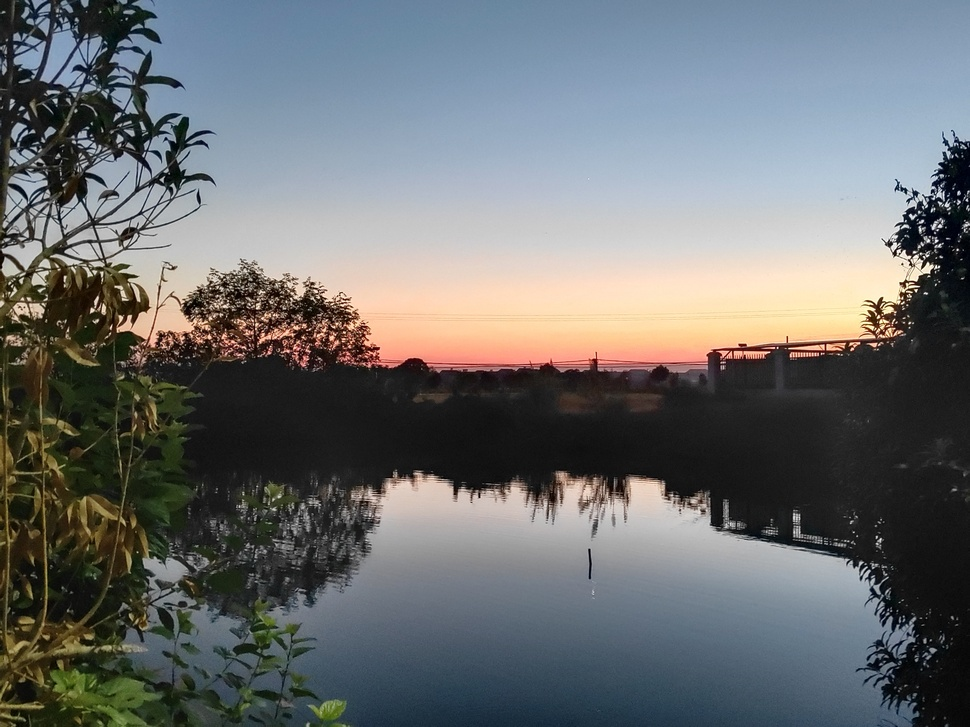
#> input picture 图像增强/图像增强3/IMG_20241004_183027(1).jpg, 970 x 727 px, shrunk from 4608 x 3456 before the run, given in place of ba7dd1afe95c58ce8e9cec84ce28b276.jpg, which was not available
$ python main.py
#> lines starting #> are read from the running program, lines starting #| are printed output that depends on the picture; after the words box and inside, x2 and y2 are one past the last pixel; in counts of white or black regions, pixels touching at a corner belong together; pictures that were not available may be replaced by others from this repository, and a replacement may not be noted
import cv2
import numpy as np
import matplotlib.pyplot as plt


# 灰度级切片函数
def gray_level_slicing(image, lower_bound, upper_bound):
    result = image.copy()
    result[(image >= lower_bound) & (image <= upper_bound)] = 255
    result[(image < lower_bound) | (image > upper_bound)] = 0
    return result


# 位平面切片函数
def bit_plane_slicing(image):
    bit_planes = []
    for i in range(8):
        bit_plane = np.bitwise_and(image, 2 ** i)
        bit_planes.append(bit_plane)
    return bit_planes


# 直方图统计函数
def histogram(image):
    hist = np.zeros(256)
    for i in range(image.shape[0]):
        for j in range(image.shape[1]):
            hist[image[i, j]] += 1
    return hist


# 直方图均衡化函数
def histogram_equalization(image):
    hist = histogram(image)
    cdf = hist.cumsum()
    cdf_normalized = cdf * hist.max() / cdf.max()
    image_equalized = np.interp(image.flatten(), np.arange(0, 256), cdf_normalized).reshape(image.shape)
    return image_equalized.astype(np.uint8)


# 均值滤波器函数
def mean_filter(image, kernel_size):
    kernel = np.ones((kernel_size, kernel_size), np.float32) / (kernel_size * kernel_size)
    filtered_image = cv2.filter2D(image, -1, kernel)
    return filtered_image


# 方框滤波器函数
def box_filter(image, kernel_size):
    filtered_image = cv2.boxFilter(image, -1, (kernel_size, kernel_size))
    return filtered_image


# 高斯滤波器函数
def gaussian_filter(image, kernel_size, sigma):
    filtered_image = cv2.GaussianBlur(image, (kernel_size, kernel_size), sigma)
    return filtered_image


# 读取灰度图像
image_path = 'ba7dd1afe95c58ce8e9cec84ce28b276.jpg'
image = cv2.imread(image_path, cv2.IMREAD_GRAYSCALE)
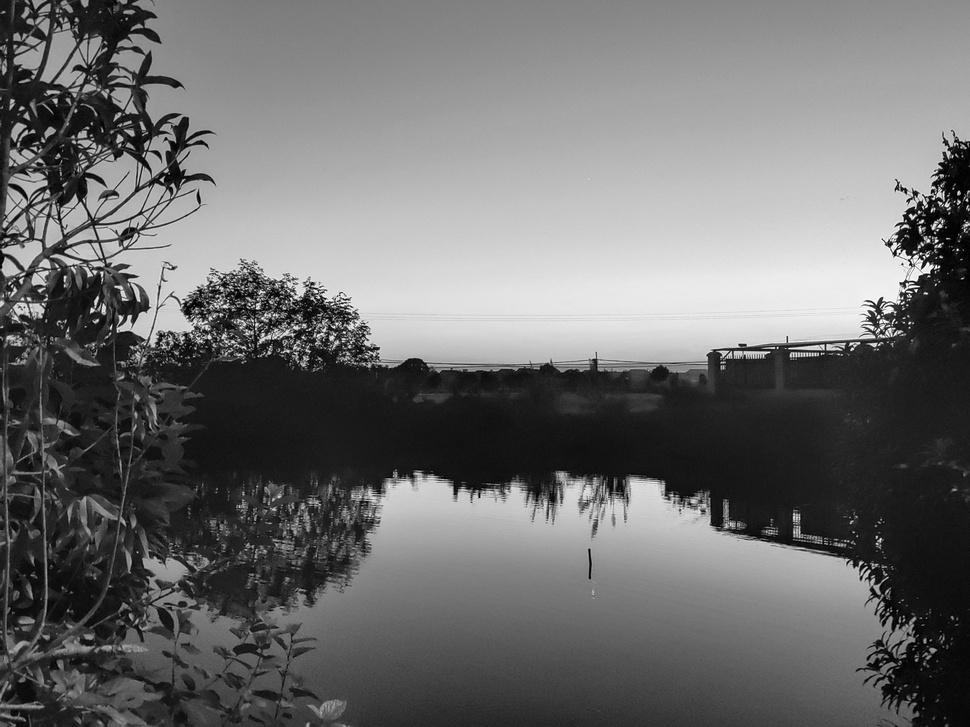
#> image: shape (727, 970); min 0, max 255, mean 109.9

while True:
    print("图像处理系统菜单：")
    print("1. 灰度级切片")
    print("2. 位平面切片")
    print("3. 显示原始图像直方图")
    print("4. 显示均衡化后图像直方图")
    print("5. 显示三种滤波器处理前后对比")
    print("6. 退出")
    choice = input("请输入你的选择：")
#> the answer given: 1
#> in gray_level_slicing, `result[(image >= lower_bound) & (image <= upper_bound)] = 255`:
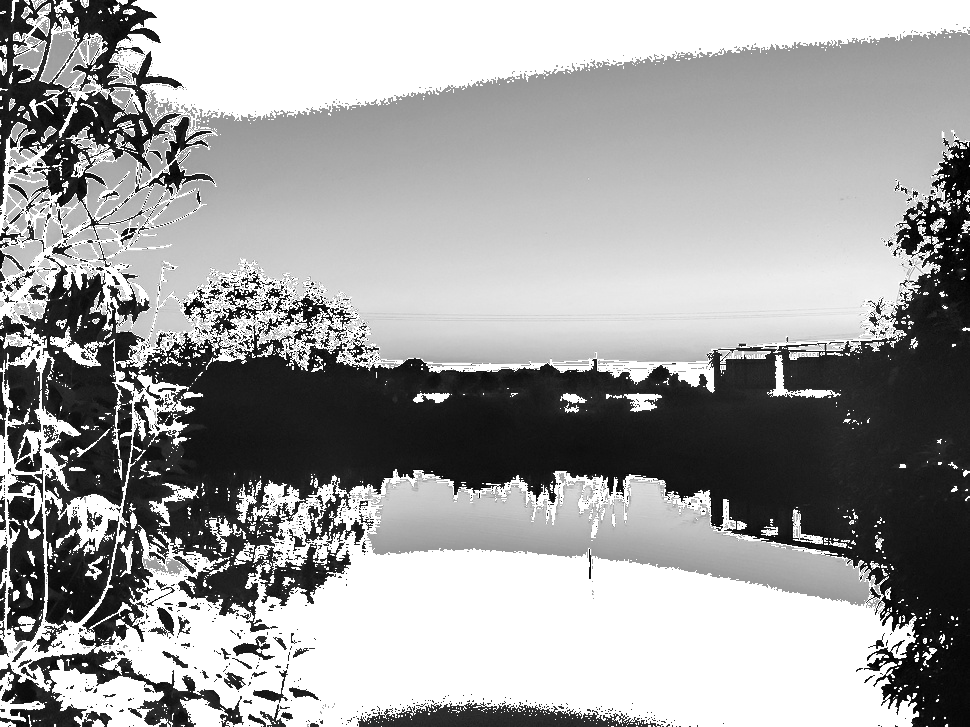
#> result: shape (727, 970); min 0, max 255, mean 159.1
#> in gray_level_slicing, `result[(image < lower_bound) | (image > upper_bound)] = 0`:
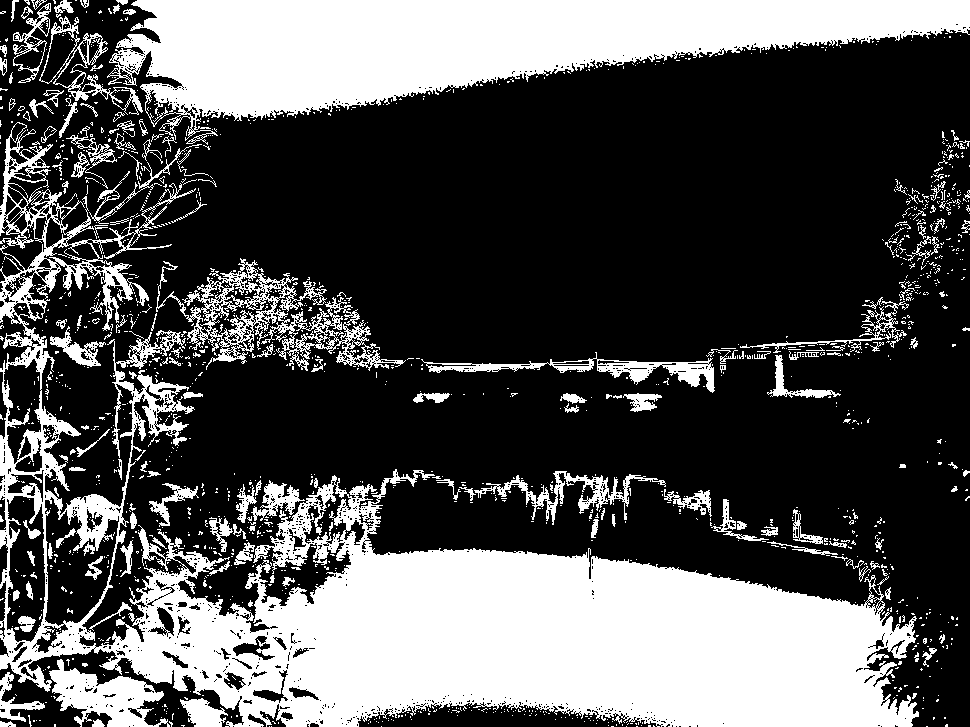
#> result: shape (727, 970); 32.8% white; 1483 white regions (1315 under 20 px), largest, box (x1, y1, x2, y2) and area: (0, 122, 919, 727) 130053, (107, 0, 970, 145) 62200, (156, 258, 406, 371) 6677
#> `plt.show()`:
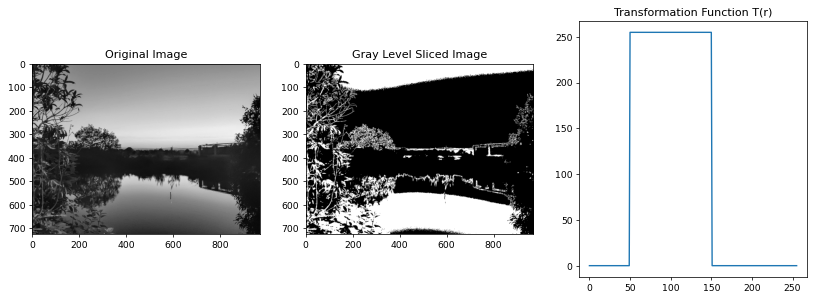
#> figure drawn by matplotlib, 3 panels; panel 3: curve peaks at x = 50, y = 255
#> the answer given: 1
#> the answer given: 1
#> the answer given: 1
#> the answer given: 1
#> the answer given: 1
#> (the run stopped early here; a loop or call above may not have finished)

$ run again, on 图像分割/图像分割1/img.png
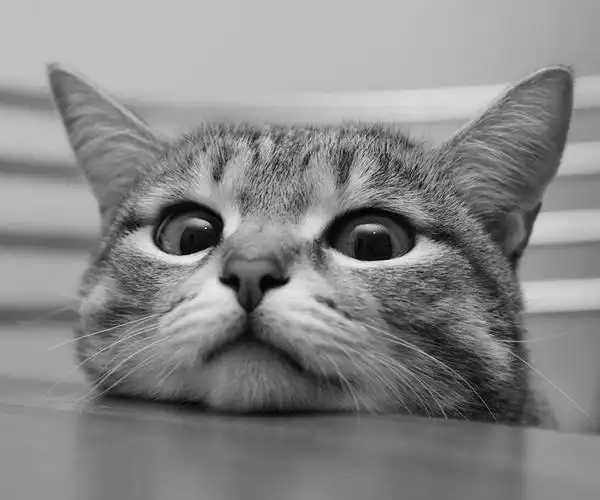
#> input picture 图像分割/图像分割1/img.png, 600 x 500 px, given in place of ba7dd1afe95c58ce8e9cec84ce28b276.jpg, which was not available
#> in gray_level_slicing, `result[(image < lower_bound) | (image > upper_bound)] = 0`:
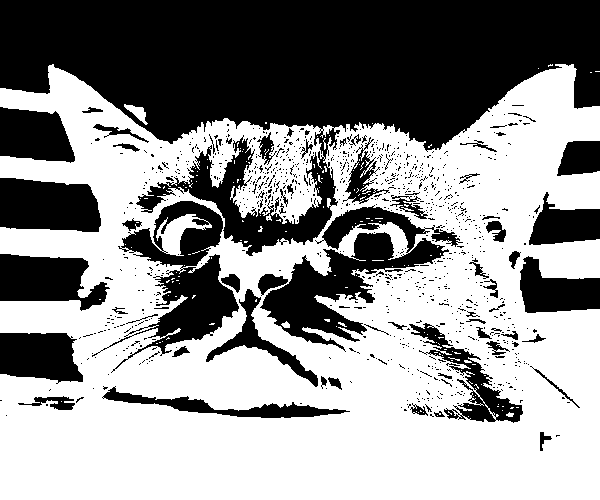
#> result: shape (500, 600); 57.2% white; 957 black regions (892 under 20 px), largest, box (x1, y1, x2, y2) and area: (0, 0, 600, 256) 74306, (260, 205, 463, 352) 9761, (92, 201, 239, 373) 7980
#> `plt.show()`:
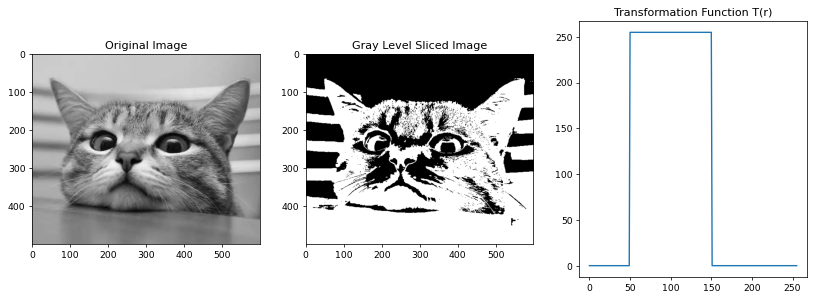
#> figure drawn by matplotlib, 3 panels; panel 3: curve peaks at x = 50, y = 255
